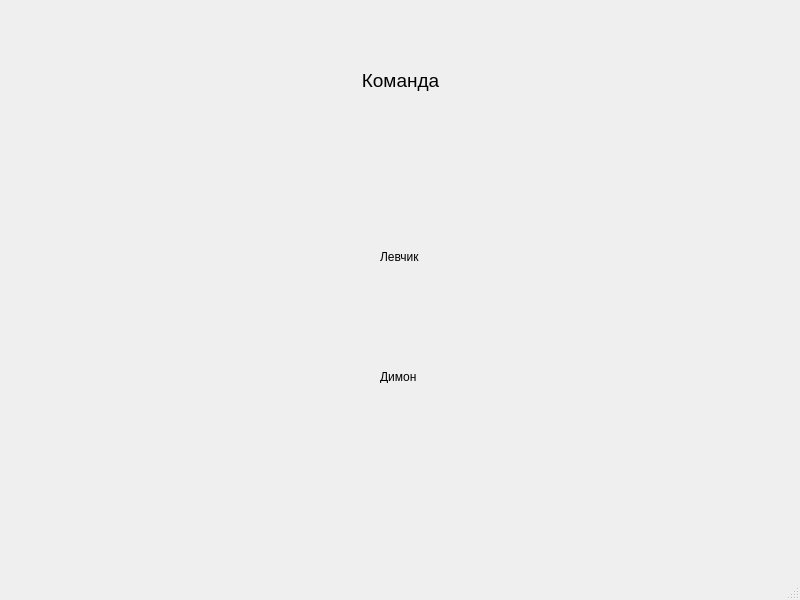
<?xml version="1.0" encoding="UTF-8"?>
<ui version="4.0">
 <class>Crew</class>
 <widget class="QMainWindow" name="Crew">
  <property name="geometry">
   <rect>
    <x>0</x>
    <y>0</y>
    <width>800</width>
    <height>600</height>
   </rect>
  </property>
  <property name="windowTitle">
   <string>MainWindow</string>
  </property>
  <widget class="QWidget" name="centralwidget">
   <widget class="QLabel" name="label">
    <property name="geometry">
     <rect>
      <x>330</x>
      <y>40</y>
      <width>141</width>
      <height>81</height>
     </rect>
    </property>
    <property name="font">
     <font>
      <pointsize>14</pointsize>
     </font>
    </property>
    <property name="text">
     <string>Команда</string>
    </property>
    <property name="alignment">
     <set>Qt::AlignCenter</set>
    </property>
   </widget>
   <widget class="QLabel" name="label_2">
    <property name="geometry">
     <rect>
      <x>350</x>
      <y>140</y>
      <width>101</width>
      <height>91</height>
     </rect>
    </property>
    <property name="text">
     <string/>
    </property>
    <property name="pixmap">
     <pixmap>../../Downloads/SUx182.png</pixmap>
    </property>
    <property name="scaledContents">
     <bool>true</bool>
    </property>
   </widget>
   <widget class="QLabel" name="label_3">
    <property name="geometry">
     <rect>
      <x>380</x>
      <y>250</y>
      <width>47</width>
      <height>13</height>
     </rect>
    </property>
    <property name="text">
     <string>Левчик</string>
    </property>
   </widget>
   <widget class="QLabel" name="label_4">
    <property name="geometry">
     <rect>
      <x>350</x>
      <y>280</y>
      <width>101</width>
      <height>81</height>
     </rect>
    </property>
    <property name="text">
     <string/>
    </property>
    <property name="pixmap">
     <pixmap>../../Downloads/photo_5321167624945652260_y.jpg</pixmap>
    </property>
    <property name="scaledContents">
     <bool>true</bool>
    </property>
   </widget>
   <widget class="QLabel" name="label_5">
    <property name="geometry">
     <rect>
      <x>380</x>
      <y>370</y>
      <width>47</width>
      <height>13</height>
     </rect>
    </property>
    <property name="text">
     <string>Димон</string>
    </property>
   </widget>
  </widget>
  <widget class="QMenuBar" name="menubar">
   <property name="geometry">
    <rect>
     <x>0</x>
     <y>0</y>
     <width>800</width>
     <height>21</height>
    </rect>
   </property>
  </widget>
  <widget class="QStatusBar" name="statusbar"/>
 </widget>
 <resources/>
 <connections/>
</ui>
